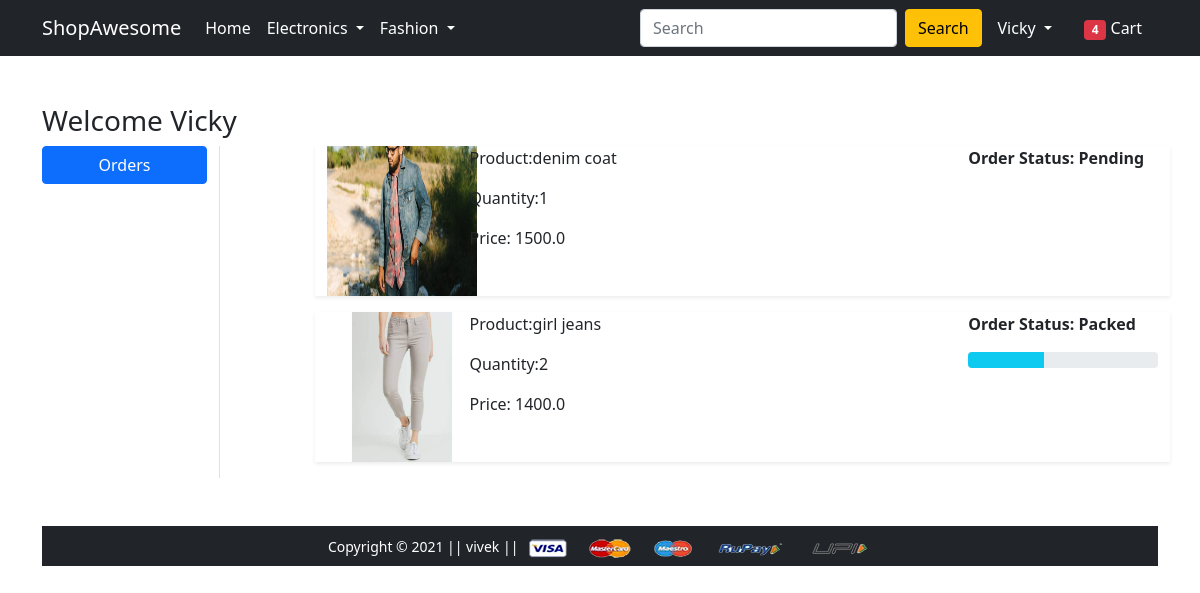
The page /orders/ (signed in) on the database its author committed.
### app/models.py (models this page shows, shortened)
class OrderPlaced(models.Model):
    user = models.ForeignKey(User, on_delete=models.CASCADE)
    customer = models.ForeignKey(Customer, on_delete=models.CASCADE)
    product = models.ForeignKey(Product, on_delete=models.CASCADE)
    quantity = models.PositiveIntegerField(default=1)
    order_date = models.DateTimeField(auto_now_add=True)
    status = models.CharField(choices=STATUS_CHOICE, max_length=50, default='Pending')
    @property
    def total_cost(self):
        return self.quantity * self.product.discounted_price

class Product(models.Model):
    title = models.CharField(max_length=100)
    selling_price = models.FloatField()
    discounted_price = models.FloatField()
    description = models.TextField()
    brand = models.CharField(max_length=200)
    category = models.CharField(choices=CATEGORY_CHOICE,max_length=2)
    product_image = models.ImageField(upload_to='productimg')

### app/views.py (the view)
# urls.py: path('orders/', views.orders, name='orders'),
@login_required
def orders(request):
 totalitem=0
 op = OrderPlaced.objects.filter(user=request.user)
 if request.user.is_authenticated:
  totalitem=len(Cart.objects.filter(user=request.user))
 return render(request, 'app/orders.html', {'order_placed':op, 'totalitem':totalitem})

### app/templates/app/orders.html (shortened to what this page needs)
{% extends 'app/base.html' %}
{% load static %}
{% block main-content %}
<div class="container my-5">
 <div class="row">
 <h3>Welcome <span class="text-capitalize">{{request.user}}</span></h3>
  <div class="col-sm-2 border-end">
   <ul class="list-unstyled">
    <li class="d-grid"><a href="{% url 'orders' %}" class="btn btn-primary">Orders</a></li>
   </ul>
  </div>
  <div class="col-sm-9 offset-sm-1">
   {% for op in order_placed %}
   <div class="row shadow-sm mb-3">
    <div class="col-sm-2">
     <img src="{{op.product.product_image.url}}" alt="" srcset="" classs="img-fluid" height="150" width="150">
    </div>
    <div class="col-sm-7">
     <p>Product:{{op.product.title}}<?p>
     <p>Quantity:{{op.quantity}}</p>
     <p>Price: {{op.total_cost}}</p>
     </div>
    <div class="col-sm-3 fw-bold">
     <p>Order Status: {{op.status}}</p>
       {% if op.status == 'Packed' %}
     <div class="progress">
      <div class="progress-bar bg-info" role="progressbar" style="width:40%" aria-valuenow="40" aria-valuemin="0" aria-valuemax="100">
    </div></div>
      {% endif %}
  </div>
 </div>
      {% endfor %}
</div>
 </div>
{% endblock main-content %}

### app/templates/app/base.html (shortened to what this page needs)
<!doctype html>
{% load static %}
<html lang="en">
  <head>
    <link href="https://cdn.jsdelivr.net/npm/bootstrap@5.0.0-beta1/dist/css/bootstrap.min.css" rel="stylesheet">
    <link rel="stylesheet" href="{% static 'app/css/owl.carousel.min.css' %}">
    <link rel="stylesheet" href="{% static 'app/css/all.min.css' %}">
    <link rel="stylesheet" href="{% static 'app/css/style.css' %}">
  </head>
  <body>
    <nav class="navbar navbar-expand-lg navbar-dark bg-dark">
     <div class="container">
       <a class="navbar-brand" href="/">ShopAwesome</a>
       <div class="collapse navbar-collapse" id="navbarSupportedContent">
         <ul class="navbar-nav me-auto mb-2 mb-lg-0">
           <li class="nav-item">
             <a class="nav-link active" aria-current="page" href="/">Home</a>
           </li>
           <li class="nav-item dropdown">
             <a class="nav-link dropdown-toggle text-white" href="#" id="electronicsDropdown" role="button" data-bs-toggle="dropdown" aria-expanded="false">
               Electronics
             </a>
           </li>
           <li class="nav-item dropdown">
             <a class="nav-link dropdown-toggle text-white" href="#" id="fashionDropdown" role="button" data-bs-toggle="dropdown" aria-expanded="false">
               Fashion
             </a>
           </li>
         </ul>
         <form class="d-flex">
           <input class="form-control me-2" type="search" placeholder="Search" aria-label="Search">
           <button class="btn btn-warning" type="submit">Search</button>
         </form>
         <div>
          <ul class="navbar-nav me-auto mb-2 mb-lg-0">
              {% if request.user.is_authenticated %}
           <li class="nav-item dropdown mx-2">
              <a class="nav-link dropdown-toggle text-white" href="#" id="profileDropdown" role="button" data-bs-toggle="dropdown" aria-expanded="false">
                {{request.user.username|capfirst}}
              </a>
            </li>
            <li class="nav-item mx-2">
             <a href="{% url 'showcart' %}" class="nav-link text-white"><span class="badge bg-danger">{{totalitem}}</span> Cart </a>
            </li>
              {% endif %}
          </ul>
         </div>
       </div>
     </div>
    </nav>
    {% block main-content %} {% endblock main-content %}
    <footer class="container-fluid bg-dark text-center p-2 mt-5">
        <small class="text-white">Copyright &copy; 2021 || vivek || </small>
        <img src="{% static 'app/images/payment.png' %}" alt="" srcset="" class="img-fluid" height="2px">
    </footer>
  </body>
</html>

### rows shown on the page
OrderPlaced: product.product_image (picture), product "denim coat", quantity "1", total_cost "1500.0", status "Pending"
OrderPlaced: product.product_image (picture), product "girl jeans", quantity "2", total_cost "1400.0", status "Packed"

### other values the page prints
{{ request.user.username|capfirst }} "Vicky"
{{ totalitem }} "4"
{{ request.user }} "Vicky"
